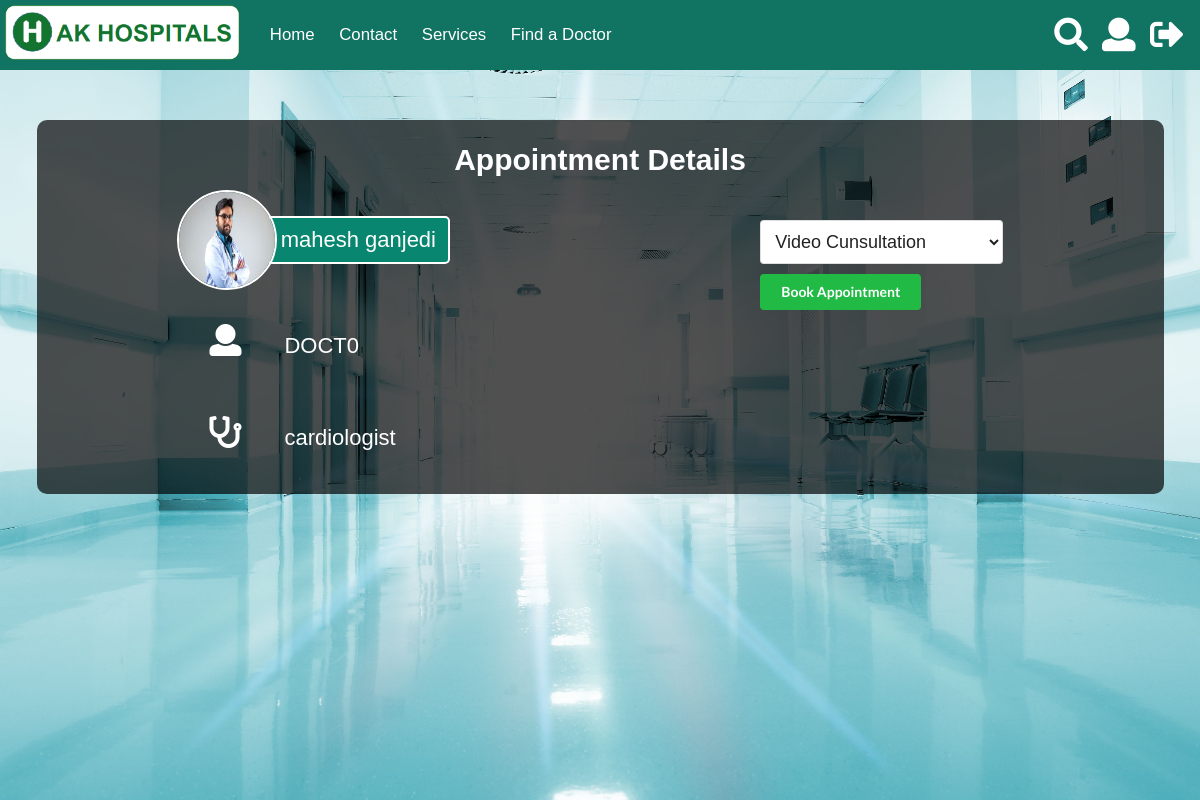
The app's page /bookAppointment/DOCT0 (signed in) with its own data.
### home/models.py (models this page shows, shortened)
class Doctor(models.Model):
    user = models.ForeignKey(User, on_delete=models.CASCADE)
    image = models.FileField(null=True)
    gender = models.CharField(max_length=10, null=True)
    mobile = models.CharField(max_length=15, null=True)
    type = models.CharField(max_length=15)
    specialization = models.CharField(max_length=15)
    forgot_pass_token = models.CharField(null=True, max_length=40)

### home/views.py (the view)
# urls.py: path('bookAppointment/<id>', bookapp, name='bookapp')
@login_required
def bookapp(request, id=None):
    d, mode, p = '', '', ''
    try:
        d = Doctor.objects.get(user__username=id)
    except:
        pass
    try:
        if request.method == 'POST':
            md = request.POST.get('mode')
            p = Patient.objects.get(user__username=request.user)
            x = len(Appointment.objects.all())
            Appointment.objects.create(
                app_id=x, patient=p, doctor=d, mode=md)
            messages.success(
                request, 'Booked Appointment Successfully,wait for approval for 2 hours')
    except Exception as e:
        messages.error(
            request, e)
    return render(request, 'bookapp.html', {'doctor': d})

### templates/bookapp.html (shortened to what this page needs)
{% load static %} {% block body %} {% include 'navbar.html' %}
<div class="home">
  <div class="ui container akbox sign_in">
    <div class="white h1" style="width: 100%; text-align: center">
      Appointment Details
    </div>
    <div class="flex-space-around">
      <div class="booking_details">
        <div class="doct_prof">
          <img src="../{{doctor.image.url}}" alt="loading" />
          <div class="white">{{doctor.user.get_full_name}}</div>
        </div>
        <div class="doct_det">
          <i class="user icon"></i>
          <div class="white">{{doctor.user.username}}</div>
        </div>
        <div class="doct_det">
          <i class="stethoscope icon"></i>
          <div class="white">{{doctor.specialization}}</div>
        </div>
      </div>
      <form class="ui form" method="post" style="border: none">
        <select name="mode" id="mode">
          <option value="online">Video Cunsultation</option>
        </select>
        <button type="submit" class="ui green button">Book Appointment</button>
      </form>
    </div>
  </div>
</div>
{% endblock body %}

### static/main.css (style rules this page uses)
* { font-family: Verdana, Geneva, Tahoma, sans-serif; margin: 0; padding: 0; box-sizing: border-box; }
.flex-space-around { display: flex; justify-content: space-around; flex-flow: wrap; }
.home { width: 100vw; overflow: hidden; }
form { padding: 20px; border-top: 2px solid white; margin: 20px !important; }
.h1 { font-weight: bolder; font-size: 30px; }
.white { color:white; }
input,select,option { font-size: large !important; padding: 10px !important; margin-top: 10px !important; margin-bottom: 10px !important; }
.akbox button { font-weight: bold !important; }
.akbox { z-index: -1; margin: 50px; background-color: rgba(0, 0, 0, 0.686); border-radius: 10px; }
.sign_in { padding-top: 30px; }
.green { background-color: rgb(55, 174, 55); }
.booking_details { display: flex; flex-direction: column; margin: 10px; }
.booking_details div { display: flex; align-items: center; margin: 10px; }
.booking_details div div { font-size: 22px; }
.booking_details div i { color: white; }
.doct_prof img { width: 100px; height: 100px; border-radius: 50%; border: 2px solid white; z-index: 1; }
.doct_prof div { width: max-content; border: 2px solid white; border-radius: 5px; padding: 12px; z-index: 0; margin-left: -10px; background-color: rgb(9, 134, 111); }
.doct_det i { margin: 20px !important; margin-left: 30px !important; margin-right: 30px !important; font-size: xx-large !important; }

### records on screen
Doctor: image (picture), user.get_full_name "mahesh ganjedi", user.username "DOCT0", specialization "cardiologist"
